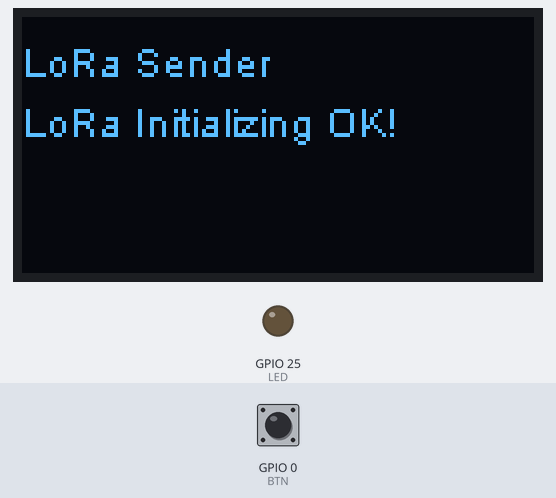
Recording of a sketch running on a simulated ESP32. Shown: 128×64 one-colour display, output pins drawn as LEDs (lit = HIGH). Dashed ring = blinking. The inputs (shaded band) are chosen by the test bench; at power-on: GPIO 0 (BTN) HIGH. No radio packets arrive unless stated; what the sketch prints to the serial monitor is not drawn.

Above: at 0.1 s.
At 2.2 s:
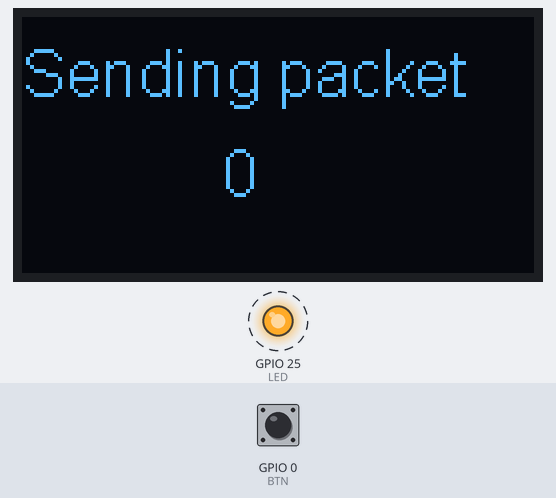
At 16.7 s:
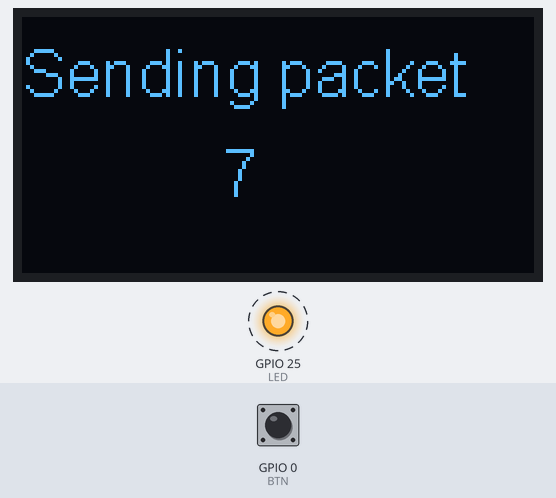
At 30.2 s:
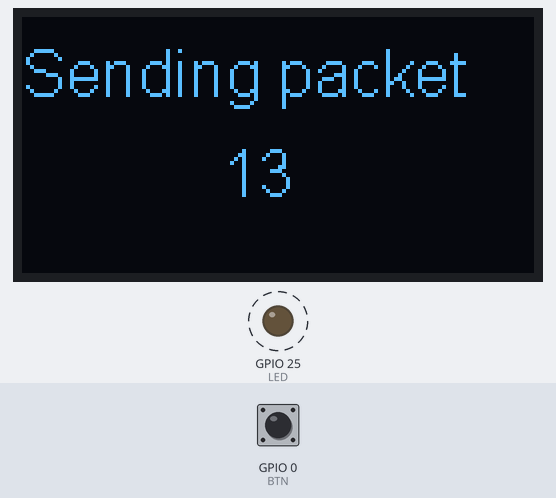
Timing chart, 0 to 40.0 s (numbered marks = the images above):
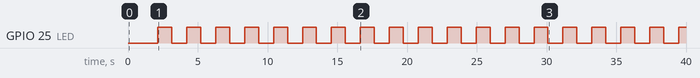

Measured:
- by itself, GPIO 25 (LED): alternates HIGH for 1.0 s and LOW for 1.1 s
- what the display in image 1 shows lasts 2.1 s, from 2.1 s to 4.2 s

The sketch:

LoRaOLED_sender.ino
```cpp
#include <SSD1306.h> // alias for `#include "SSD1306Wire.h"`

#include <SPI.h>
#include <LoRa.h>

#define BTN 0
#define LED 25

SSD1306 display;

// WIFI_LoRa_32 ports
#define LORA_SCK 5
#define LORA_MISO 19
#define LORA_MOSI 27
#define LORA_CS 18
#define LORA_RST 14
#define LORA_IRQ 26

// #define BAND 429E6 // 915E6
#define BAND 433E6
#define spreadingFactor 9
// #define SignalBandwidth 62.5E3
#define SignalBandwidth 31.25E3
#define preambleLength 8
#define codingRateDenominator 8

const uint32_t LOWCONTRAST_TIME = 25000; // 25 sec.
const uint32_t DISPLAYOFF_TIME = 30000; // 30 sec.

uint32_t lastLight;

const uint32_t STEP_DURATION = 2000; // 2 sec.

uint32_t lastStep = 0;

void setup() {
  pinMode(BTN, INPUT_PULLUP);
  pinMode(LED, OUTPUT); // Send success, LED will bright 1 second

  Serial.begin(115200);
  while (! Serial); // If just the the basic function, must connect to a computer
  Serial.println();

// Initialising the UI will init the display too.
  display.init();
  display.flipScreenVertically();
  display.setFont(ArialMT_Plain_10);
  display.setTextAlignment(TEXT_ALIGN_LEFT);
  display.drawString(0, 5, F("LoRa Sender"));
  display.display();

  SPI.begin(LORA_SCK, LORA_MISO, LORA_MOSI, LORA_CS);
  LoRa.setPins(LORA_CS, LORA_RST, LORA_IRQ);
  Serial.println(F("LoRa Sender"));
  if (! LoRa.begin(BAND)) {
    Serial.println(F("Starting LoRa failed!"));
    display.drawString(0, 20, F("Starting LoRa failed!"));
    display.display();
    while (1);
  }

  Serial.print(F("LoRa Spreading Factor: "));
  Serial.println(spreadingFactor);
  LoRa.setSpreadingFactor(spreadingFactor);

  Serial.print(F("LoRa Signal Bandwidth: "));
  Serial.println(SignalBandwidth);
  LoRa.setSignalBandwidth(SignalBandwidth);

  LoRa.setCodingRate4(codingRateDenominator);
  LoRa.setPreambleLength(preambleLength);

  Serial.println(F("LoRa Initialization OK!"));
  display.drawString(0, 20, F("LoRa Initializing OK!"));
  display.display();

  display.setFont(ArialMT_Plain_16);

  delay(2000);

  display.setContrast(63);

  lastLight = millis();
}

void loop() {
  static uint32_t counter = 0;
  static bool lastBtn = false;
  static bool lowContrast = false;
  bool btn = ! digitalRead(BTN);
  Serial.println("Sending");

  if (btn != lastBtn) {
    if (btn) {
      display.setContrast(63);
      display.displayOn();
      lastLight = millis();
      lowContrast = false;
    }
    lastBtn = btn;
  }

  if (lastLight) {
    if (millis() - lastLight >= DISPLAYOFF_TIME) {
      display.displayOff();
      lastLight = 0;
    } else if (millis() - lastLight >= LOWCONTRAST_TIME) {
      if (! lowContrast) {
        display.setContrast(15);
        lowContrast = true;
      }
    }
  }

  if ((! lastStep) || (millis() - lastStep >= STEP_DURATION)) {
    Serial.print(F("Sending packet: "));
    Serial.println(counter);

    display.clear();
    display.drawString(0, 5, F("Sending packet"));
    display.drawString(50, 30, String(counter));
    display.display();

    // send packet
    LoRa.beginPacket();
    LoRa.print(F("Hello "));
    LoRa.print(++counter);
    LoRa.print(F(" time(s)"));
    LoRa.endPacket();

    digitalWrite(LED, HIGH); // turn the LED on

    lastStep = millis();
  } else {
    if (millis() - lastStep >= 1000) {
      digitalWrite(LED, LOW); // turn the LED off
    }
  }
}
```
